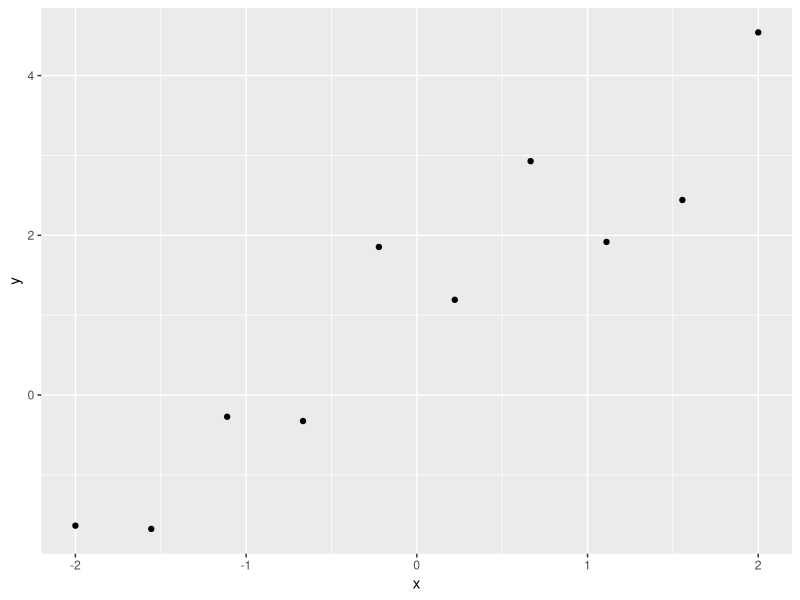
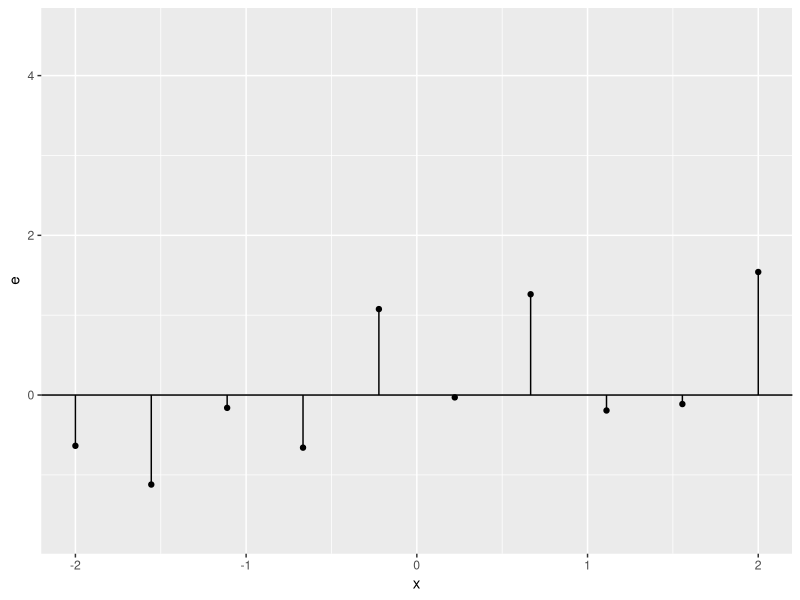
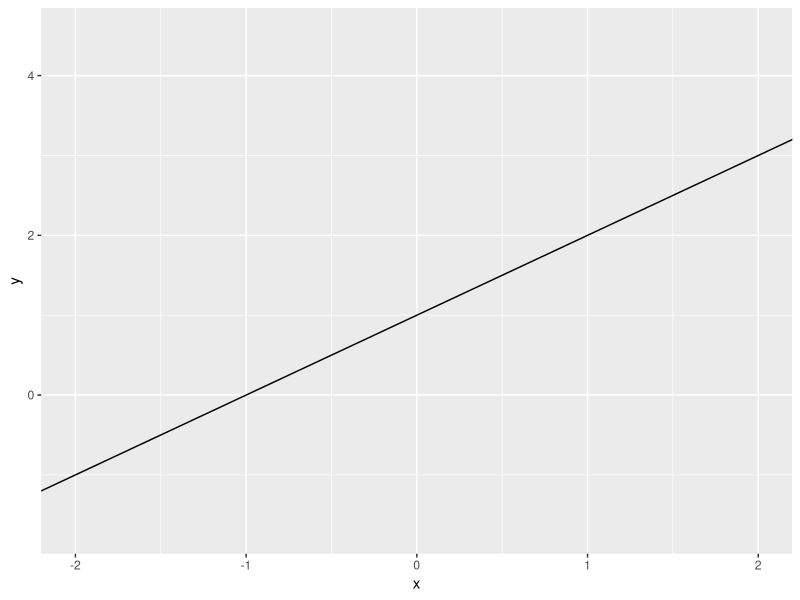
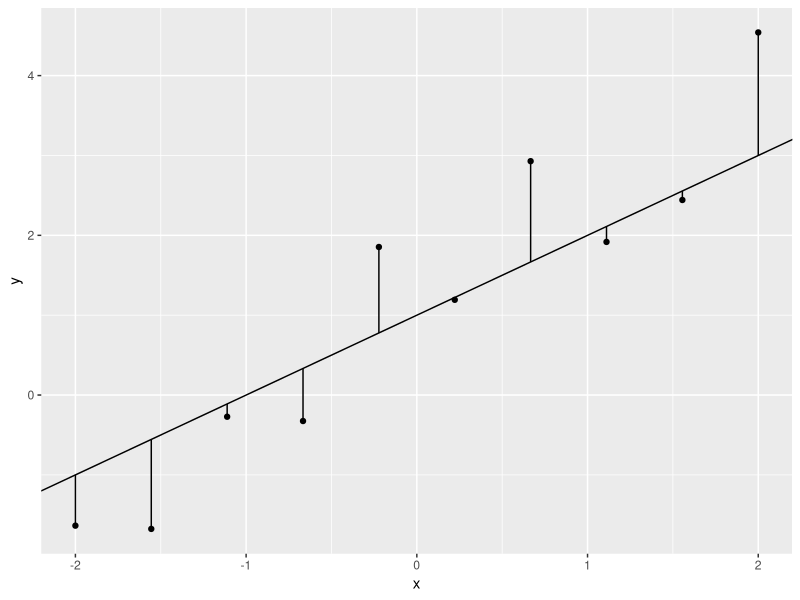
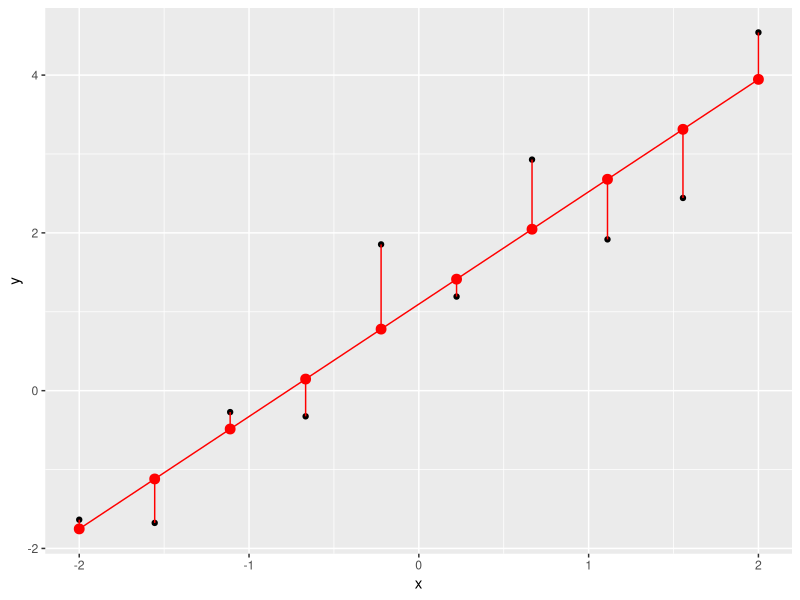
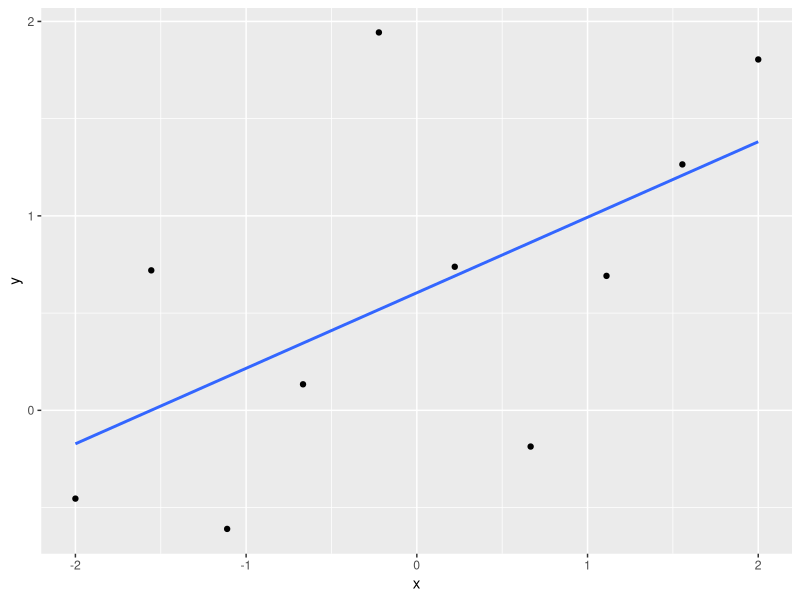
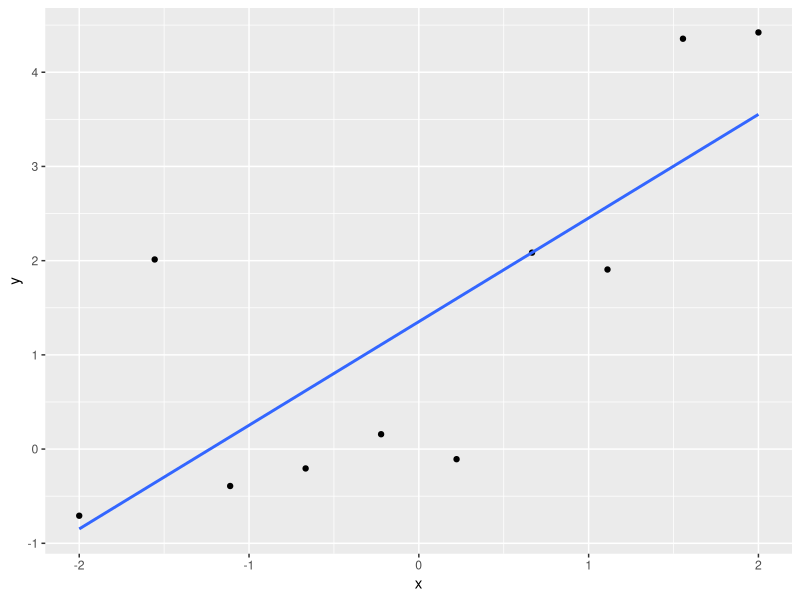
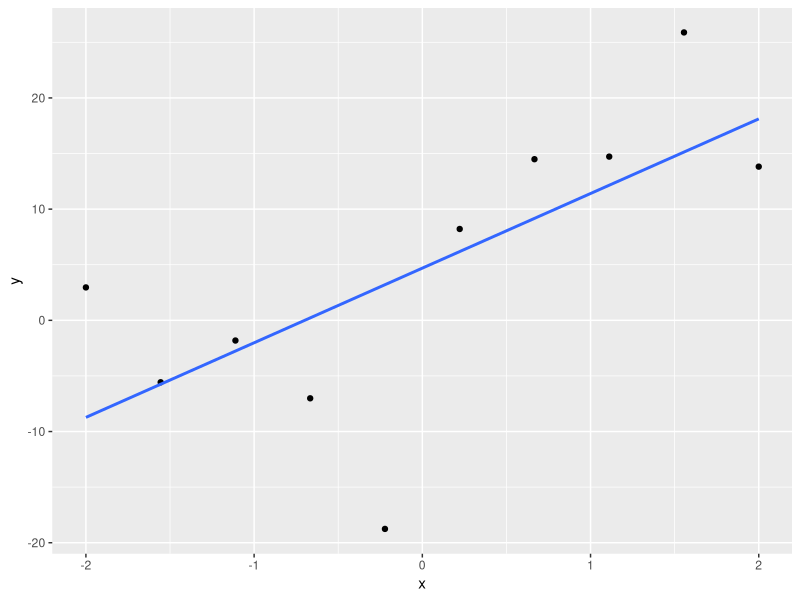

R code for these plots, in order:
## ---- chunk 1
library(tibble)
library(dplyr)
library(ggplot2)
## ---- chunk 2
N <- 10
## ---- chunk 3
mydata <- tibble(x=seq(-2,2,length.out = N))
## ---- chunk 4
a <- 1 #intercept
b <- 1 #slope
sigma <- 1 #s.d. of the error
## ---- chunk 5
mydata <- mutate(mydata, e=rnorm(N,0,sigma),
                 Ey=a+b*x,
                  y=a+b*x+e)
## ---- chunk 6
ggplot(mydata,aes(x,y))+geom_point()
## ---- chunk 7
ggplot(mydata,aes(x,e))+geom_blank(aes(x,y))+geom_segment(aes(yend=0,xend=x))+
  geom_point()+
  geom_hline(yintercept = 0)
## ---- chunk 8
ggplot(mydata,aes(x,y))+geom_blank()+geom_abline(intercept = a,slope=b)
## ---- chunk 9
ggplot(mydata,aes(x,y))+geom_segment(aes(yend=Ey,xend=x))+
  geom_point()+
  geom_abline(intercept = a, slope = b)
## ---- chunk 10
fit <- lm(y~x,mydata)
mydata <- mutate(mydata,yfit=fitted.values(fit),resid=residuals(fit))
## ---- chunk 11
ggplot(mydata,aes(x,y))+geom_point()+
  geom_smooth(method="lm",col="red",se=FALSE,lwd=0.5)+
  geom_segment(aes(xend=x,yend=yfit),col="red")+
  geom_point(aes(y=yfit),col="red",cex=3)
## ---- chunk 12
N <- 10 #sample size
a <- 1 #intercept
b <- 0 #slope
sigma <- 1 #s.d. of the error
mydata <- tibble(x=seq(-2,2,length.out = N))
mydata <- mutate(mydata, e=rnorm(N,0,sigma),
                 Ey=a+b*x,
                  y=a+b*x+e)
ggplot(mydata,aes(x,y))+geom_point()+geom_smooth(method="lm",se=FALSE)
summary(lm(y~x,mydata))
## ---- chunk 13
simN <- 100

N <- 10 #sample size
a <- 1 #intercept
b <- 0 #slope
sigma <- 1 #s.d. of the error

p <- rep(0,simN)
for (i in 1:simN) {
  mydata <- tibble(x=seq(-2,2,length.out = N))
  mydata <- mutate(mydata, e=rnorm(N,0,sigma),
                   Ey=a+b*x,
                   y=a+b*x+e)
  p[i] <- coef(summary(lm(y~x,mydata)))[2,4]
}
sum(p<0.05)
## ---- chunk 14
N <- 10 #sample size
a <- 1 #intercept
b <- 1 #slope
sigma <- 1 #s.d. of the error
mydata <- tibble(x=seq(-2,2,length.out = N))
mydata <- mutate(mydata, e=rnorm(N,0,sigma),
                 Ey=a+b*x,
                  y=a+b*x+e)
ggplot(mydata,aes(x,y))+geom_point()+geom_smooth(method="lm",se=FALSE)
summary(lm(y~x,mydata))
for (i in 1:simN) {
  mydata <- tibble(x=seq(-2,2,length.out = N))
  mydata <- mutate(mydata, e=rnorm(N,0,sigma),
                   Ey=a+b*x,
                   y=a+b*x+e)
  p[i] <- coef(summary(lm(y~x,mydata)))[2,4]
}
sum(p<0.05)
## ---- chunk 15
N <- 10 #sample size
a <- 1 #intercept
b <- 1 #slope
sigma <- 10 #s.d. of the error
mydata <- tibble(x=seq(-2,2,length.out = N))
mydata <- mutate(mydata, e=rnorm(N,0,sigma),
                 Ey=a+b*x,
                  y=a+b*x+e)
ggplot(mydata,aes(x,y))+geom_point()+geom_smooth(method="lm",se=FALSE)
summary(lm(y~x,mydata))
for (i in 1:simN) {
  mydata <- tibble(x=seq(-2,2,length.out = N))
  mydata <- mutate(mydata, e=rnorm(N,0,sigma),
                   Ey=a+b*x,
                   y=a+b*x+e)
  p[i] <- coef(summary(lm(y~x,mydata)))[2,4]
}
sum(p<0.05)
## ---- chunk 16
N <- 1000 #sample size
a <- 1 #intercept
b <- 1 #slope
sigma <- 10 #s.d. of the error
mydata <- tibble(x=seq(-2,2,length.out = N))
mydata <- mutate(mydata, e=rnorm(N,0,sigma),
                 Ey=a+b*x,
                  y=a+b*x+e)
ggplot(mydata,aes(x,y))+geom_point()+geom_smooth(method="lm",se=FALSE)
summary(lm(y~x,mydata))
for (i in 1:simN) {
  mydata <- tibble(x=seq(-2,2,length.out = N))
  mydata <- mutate(mydata, e=rnorm(N,0,sigma),
                   Ey=a+b*x,
                   y=a+b*x+e)
  p[i] <- coef(summary(lm(y~x,mydata)))[2,4]
}
sum(p<0.05)
